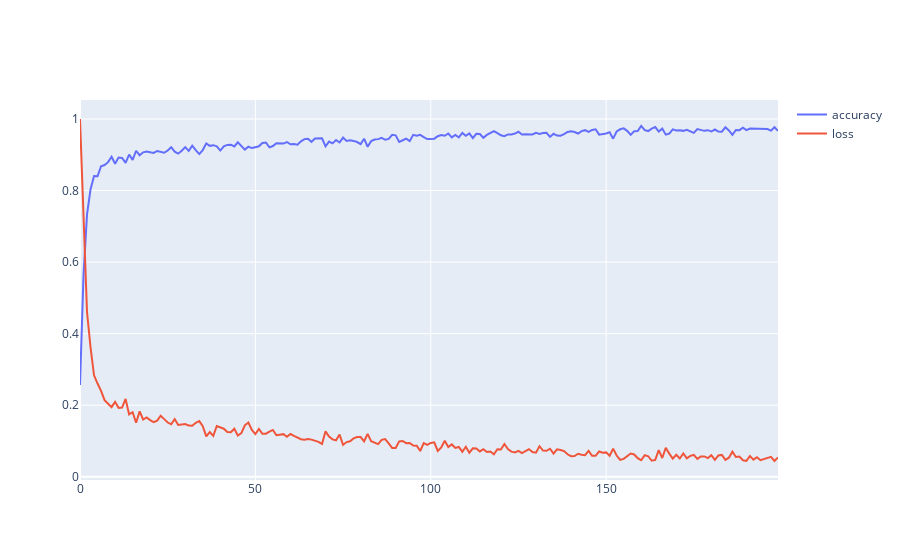

Notebook code cell kept with this figure:
### Code cell
# Now train the model
hidden_layer_sizes = [10]
num_features = len(train_data_features_list[0])
num_classifications = 10
num_iterations = 10000
batch_size = 32
model = rust_machine_learning.BasicNeuralNetwork(hidden_layer_sizes, num_features, num_classifications)

# Set the optimizer
learning_rate = 1e-1
momentum = 0.9
# model.set_optimizer_stochastic_gradient_descent(learning_rate)
model.set_optimizer_momentum(learning_rate, momentum)

# Train the model
model.train(train_data_features_list, train_data_labels, num_iterations, batch_size)

# Graph performance info
performance_info = model.get_performance_info()
graph_accuracy_loss(performance_info)

### Figure 1 — Plotly figure (JSON) as saved in the notebook; plotly's stock layout.template omitted (floating-point values rounded to 4 significant figures; data arrays with more than 128 entries replaced by an {"elided": "..."} marker saying what was removed)
{"data": [{"mode": "lines", "name": "accuracy", "type": "scatter", "x": {"elided": "200 int values"}, "y": {"elided": "200 float values"}}, {"mode": "lines", "name": "loss", "type": "scatter", "x": {"elided": "200 int values"}, "y": {"elided": "200 float values"}}], "layout": {}}
